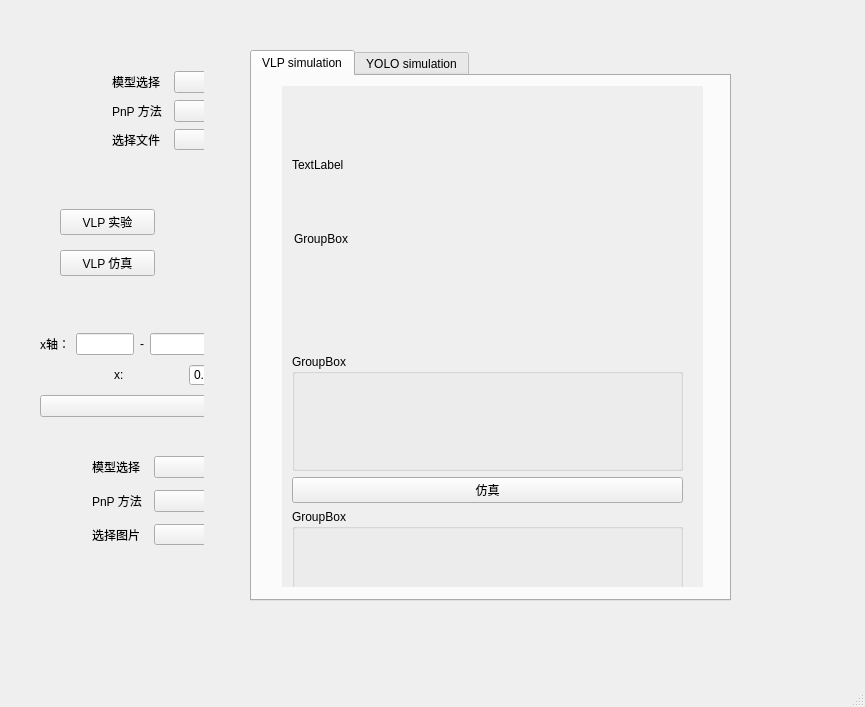
<?xml version="1.0" encoding="UTF-8"?>
<ui version="4.0">
 <class>MainWindow</class>
 <widget class="QMainWindow" name="MainWindow">
  <property name="geometry">
   <rect>
    <x>0</x>
    <y>0</y>
    <width>865</width>
    <height>707</height>
   </rect>
  </property>
  <property name="windowTitle">
   <string>MainWindow</string>
  </property>
  <property name="styleSheet">
   <string notr="true">QFrame{
 border-style:none;
}</string>
  </property>
  <widget class="QWidget" name="centralwidget">
   <widget class="QWidget" name="layoutWidget">
    <property name="geometry">
     <rect>
      <x>20</x>
      <y>10</y>
      <width>741</width>
      <height>651</height>
     </rect>
    </property>
    <layout class="QHBoxLayout" name="horizontalLayout" stretch="1,3">
     <item>
      <widget class="QFrame" name="frame">
       <property name="sizePolicy">
        <sizepolicy hsizetype="Expanding" vsizetype="Expanding">
         <horstretch>0</horstretch>
         <verstretch>0</verstretch>
        </sizepolicy>
       </property>
       <property name="styleSheet">
        <string notr="true"/>
       </property>
       <property name="frameShape">
        <enum>QFrame::StyledPanel</enum>
       </property>
       <property name="frameShadow">
        <enum>QFrame::Raised</enum>
       </property>
       <widget class="QWidget" name="layoutWidget">
        <property name="geometry">
         <rect>
          <x>40</x>
          <y>190</y>
          <width>95</width>
          <height>87</height>
         </rect>
        </property>
        <layout class="QVBoxLayout" name="verticalLayout">
         <item>
          <widget class="QPushButton" name="pushButton">
           <property name="text">
            <string>VLP 实验</string>
           </property>
          </widget>
         </item>
         <item>
          <widget class="QPushButton" name="pushButton_2">
           <property name="text">
            <string>VLP 仿真</string>
           </property>
          </widget>
         </item>
        </layout>
       </widget>
       <widget class="QWidget" name="layoutWidget_2">
        <property name="geometry">
         <rect>
          <x>10</x>
          <y>430</y>
          <width>241</width>
          <height>121</height>
         </rect>
        </property>
        <layout class="QGridLayout" name="gridLayout_2" rowstretch="0,0,0" columnstretch="1,1">
         <property name="sizeConstraint">
          <enum>QLayout::SetDefaultConstraint</enum>
         </property>
         <property name="topMargin">
          <number>10</number>
         </property>
         <property name="rightMargin">
          <number>0</number>
         </property>
         <property name="bottomMargin">
          <number>10</number>
         </property>
         <property name="horizontalSpacing">
          <number>6</number>
         </property>
         <item row="1" column="0">
          <layout class="QHBoxLayout" name="horizontalLayout_2">
           <item>
            <widget class="QLabel" name="label_7">
             <property name="styleSheet">
              <string notr="true">image: url(:/image/way.png);</string>
             </property>
             <property name="text">
              <string/>
             </property>
             <property name="alignment">
              <set>Qt::AlignRight|Qt::AlignTrailing|Qt::AlignVCenter</set>
             </property>
            </widget>
           </item>
           <item>
            <widget class="QLabel" name="label">
             <property name="text">
              <string>PnP 方法</string>
             </property>
            </widget>
           </item>
          </layout>
         </item>
         <item row="2" column="1">
          <widget class="QToolButton" name="toolButton">
           <property name="sizePolicy">
            <sizepolicy hsizetype="Preferred" vsizetype="Fixed">
             <horstretch>0</horstretch>
             <verstretch>0</verstretch>
            </sizepolicy>
           </property>
           <property name="minimumSize">
            <size>
             <width>0</width>
             <height>20</height>
            </size>
           </property>
           <property name="text">
            <string>...</string>
           </property>
          </widget>
         </item>
         <item row="2" column="0">
          <layout class="QHBoxLayout" name="horizontalLayout_4">
           <item>
            <widget class="QLabel" name="label_8">
             <property name="styleSheet">
              <string notr="true">image: url(:/image/dir.png);</string>
             </property>
             <property name="text">
              <string/>
             </property>
             <property name="alignment">
              <set>Qt::AlignRight|Qt::AlignTrailing|Qt::AlignVCenter</set>
             </property>
            </widget>
           </item>
           <item>
            <widget class="QLabel" name="label_5">
             <property name="text">
              <string>选择图片</string>
             </property>
            </widget>
           </item>
          </layout>
         </item>
         <item row="1" column="1">
          <widget class="QComboBox" name="comboBox_2">
           <property name="sizePolicy">
            <sizepolicy hsizetype="Preferred" vsizetype="Fixed">
             <horstretch>0</horstretch>
             <verstretch>0</verstretch>
            </sizepolicy>
           </property>
          </widget>
         </item>
         <item row="0" column="1">
          <widget class="QComboBox" name="comboBox"/>
         </item>
         <item row="0" column="0">
          <layout class="QHBoxLayout" name="horizontalLayout_3">
           <item>
            <widget class="QLabel" name="label_3">
             <property name="styleSheet">
              <string notr="true">image: url(:/image/model.png);</string>
             </property>
             <property name="text">
              <string/>
             </property>
             <property name="alignment">
              <set>Qt::AlignRight|Qt::AlignTrailing|Qt::AlignVCenter</set>
             </property>
            </widget>
           </item>
           <item>
            <widget class="QLabel" name="label_4">
             <property name="text">
              <string>模型选择</string>
             </property>
            </widget>
           </item>
          </layout>
         </item>
        </layout>
       </widget>
       <widget class="QWidget" name="layoutWidget_3">
        <property name="geometry">
         <rect>
          <x>30</x>
          <y>50</y>
          <width>241</width>
          <height>101</height>
         </rect>
        </property>
        <layout class="QGridLayout" name="gridLayout_3" rowstretch="0,0,0" columnstretch="1,1">
         <property name="sizeConstraint">
          <enum>QLayout::SetDefaultConstraint</enum>
         </property>
         <property name="topMargin">
          <number>10</number>
         </property>
         <property name="rightMargin">
          <number>0</number>
         </property>
         <property name="bottomMargin">
          <number>10</number>
         </property>
         <property name="horizontalSpacing">
          <number>6</number>
         </property>
         <item row="1" column="0">
          <layout class="QHBoxLayout" name="horizontalLayout_5">
           <item>
            <widget class="QLabel" name="label_9">
             <property name="styleSheet">
              <string notr="true">image: url(:/image/way.png);</string>
             </property>
             <property name="text">
              <string/>
             </property>
             <property name="alignment">
              <set>Qt::AlignRight|Qt::AlignTrailing|Qt::AlignVCenter</set>
             </property>
            </widget>
           </item>
           <item>
            <widget class="QLabel" name="label_2">
             <property name="text">
              <string>PnP 方法</string>
             </property>
            </widget>
           </item>
          </layout>
         </item>
         <item row="2" column="1">
          <widget class="QToolButton" name="toolButton_2">
           <property name="sizePolicy">
            <sizepolicy hsizetype="Preferred" vsizetype="Fixed">
             <horstretch>0</horstretch>
             <verstretch>0</verstretch>
            </sizepolicy>
           </property>
           <property name="minimumSize">
            <size>
             <width>0</width>
             <height>20</height>
            </size>
           </property>
           <property name="text">
            <string>...</string>
           </property>
          </widget>
         </item>
         <item row="2" column="0">
          <layout class="QHBoxLayout" name="horizontalLayout_6">
           <item>
            <widget class="QLabel" name="label_10">
             <property name="styleSheet">
              <string notr="true">image: url(:/image/dir.png);</string>
             </property>
             <property name="text">
              <string/>
             </property>
             <property name="alignment">
              <set>Qt::AlignRight|Qt::AlignTrailing|Qt::AlignVCenter</set>
             </property>
            </widget>
           </item>
           <item>
            <widget class="QLabel" name="label_6">
             <property name="text">
              <string>选择文件</string>
             </property>
            </widget>
           </item>
          </layout>
         </item>
         <item row="1" column="1">
          <widget class="QComboBox" name="comboBox_3">
           <property name="sizePolicy">
            <sizepolicy hsizetype="Preferred" vsizetype="Fixed">
             <horstretch>0</horstretch>
             <verstretch>0</verstretch>
            </sizepolicy>
           </property>
          </widget>
         </item>
         <item row="0" column="1">
          <widget class="QComboBox" name="comboBox_4"/>
         </item>
         <item row="0" column="0">
          <layout class="QHBoxLayout" name="horizontalLayout_7">
           <item>
            <widget class="QLabel" name="label_11">
             <property name="styleSheet">
              <string notr="true">image: url(:/image/model.png);</string>
             </property>
             <property name="text">
              <string/>
             </property>
             <property name="alignment">
              <set>Qt::AlignRight|Qt::AlignTrailing|Qt::AlignVCenter</set>
             </property>
            </widget>
           </item>
           <item>
            <widget class="QLabel" name="label_12">
             <property name="text">
              <string>模型选择</string>
             </property>
            </widget>
           </item>
          </layout>
         </item>
        </layout>
       </widget>
       <widget class="QWidget" name="layoutWidget_5">
        <property name="geometry">
         <rect>
          <x>20</x>
          <y>320</y>
          <width>514</width>
          <height>92</height>
         </rect>
        </property>
        <layout class="QVBoxLayout" name="verticalLayout_12">
         <item>
          <layout class="QHBoxLayout" name="horizontalLayout_8">
           <item>
            <widget class="QLabel" name="label_14">
             <property name="text">
              <string>x轴：</string>
             </property>
            </widget>
           </item>
           <item>
            <widget class="QLineEdit" name="lineEdit_5"/>
           </item>
           <item>
            <widget class="QLabel" name="label_15">
             <property name="text">
              <string>-</string>
             </property>
            </widget>
           </item>
           <item>
            <widget class="QLineEdit" name="lineEdit_6"/>
           </item>
           <item>
            <widget class="QLabel" name="label_16">
             <property name="text">
              <string>y轴：</string>
             </property>
            </widget>
           </item>
           <item>
            <widget class="QLineEdit" name="lineEdit_3"/>
           </item>
           <item>
            <widget class="QLabel" name="label_17">
             <property name="text">
              <string>-</string>
             </property>
            </widget>
           </item>
           <item>
            <widget class="QLineEdit" name="lineEdit_4"/>
           </item>
           <item>
            <widget class="QLabel" name="label_18">
             <property name="text">
              <string>z轴：</string>
             </property>
            </widget>
           </item>
           <item>
            <widget class="QLineEdit" name="lineEdit"/>
           </item>
           <item>
            <widget class="QLabel" name="label_19">
             <property name="text">
              <string>-</string>
             </property>
            </widget>
           </item>
           <item>
            <widget class="QLineEdit" name="lineEdit_2"/>
           </item>
          </layout>
         </item>
         <item>
          <layout class="QVBoxLayout" name="verticalLayout_13">
           <item>
            <layout class="QHBoxLayout" name="horizontalLayout_9">
             <item>
              <widget class="QLabel" name="label_20">
               <property name="text">
                <string/>
               </property>
              </widget>
             </item>
             <item>
              <widget class="QLabel" name="label_21">
               <property name="text">
                <string>x:</string>
               </property>
              </widget>
             </item>
             <item>
              <widget class="QDoubleSpinBox" name="doubleSpinBox"/>
             </item>
             <item>
              <widget class="QLabel" name="label_22">
               <property name="text">
                <string>y:</string>
               </property>
              </widget>
             </item>
             <item>
              <widget class="QDoubleSpinBox" name="doubleSpinBox_2"/>
             </item>
             <item>
              <widget class="QLabel" name="label_23">
               <property name="text">
                <string>z:</string>
               </property>
              </widget>
             </item>
             <item>
              <widget class="QDoubleSpinBox" name="doubleSpinBox_3"/>
             </item>
            </layout>
           </item>
          </layout>
         </item>
         <item>
          <widget class="QPushButton" name="pushButton_6">
           <property name="text">
            <string>+</string>
           </property>
          </widget>
         </item>
        </layout>
       </widget>
      </widget>
     </item>
     <item>
      <widget class="QFrame" name="frame_2">
       <property name="sizePolicy">
        <sizepolicy hsizetype="Expanding" vsizetype="Expanding">
         <horstretch>0</horstretch>
         <verstretch>0</verstretch>
        </sizepolicy>
       </property>
       <property name="styleSheet">
        <string notr="true"/>
       </property>
       <property name="frameShape">
        <enum>QFrame::StyledPanel</enum>
       </property>
       <property name="frameShadow">
        <enum>QFrame::Raised</enum>
       </property>
       <widget class="QWidget" name="verticalLayoutWidget">
        <property name="geometry">
         <rect>
          <x>10</x>
          <y>10</y>
          <width>531</width>
          <height>611</height>
         </rect>
        </property>
        <layout class="QVBoxLayout" name="verticalLayout_2">
         <item>
          <widget class="QStackedWidget" name="stackedWidget">
           <property name="currentIndex">
            <number>1</number>
           </property>
           <widget class="QWidget" name="page">
            <widget class="QWidget" name="verticalLayoutWidget_3">
             <property name="geometry">
              <rect>
               <x>20</x>
               <y>20</y>
               <width>481</width>
               <height>561</height>
              </rect>
             </property>
             <layout class="QVBoxLayout" name="verticalLayout_5">
              <item>
               <widget class="QTabWidget" name="tabWidget">
                <property name="currentIndex">
                 <number>1</number>
                </property>
                <widget class="QWidget" name="tab">
                 <attribute name="title">
                  <string>single testing</string>
                 </attribute>
                 <widget class="QWidget" name="verticalLayoutWidget_2">
                  <property name="geometry">
                   <rect>
                    <x>50</x>
                    <y>30</y>
                    <width>371</width>
                    <height>481</height>
                   </rect>
                  </property>
                  <layout class="QVBoxLayout" name="verticalLayout_4">
                   <item>
                    <widget class="QScrollArea" name="scrollArea_2">
                     <property name="widgetResizable">
                      <bool>true</bool>
                     </property>
                     <widget class="QWidget" name="scrollAreaWidgetContents_2">
                      <property name="geometry">
                       <rect>
                        <x>0</x>
                        <y>0</y>
                        <width>369</width>
                        <height>479</height>
                       </rect>
                      </property>
                      <widget class="QWidget" name="layoutWidget">
                       <property name="geometry">
                        <rect>
                         <x>32</x>
                         <y>17</y>
                         <width>311</width>
                         <height>441</height>
                        </rect>
                       </property>
                       <layout class="QVBoxLayout" name="verticalLayout_3">
                        <property name="leftMargin">
                         <number>10</number>
                        </property>
                        <property name="rightMargin">
                         <number>10</number>
                        </property>
                        <property name="bottomMargin">
                         <number>0</number>
                        </property>
                        <item>
                         <widget class="QGroupBox" name="groupBox_2">
                          <property name="title">
                           <string>GroupBox</string>
                          </property>
                         </widget>
                        </item>
                        <item>
                         <widget class="QLabel" name="label_input_img">
                          <property name="text">
                           <string/>
                          </property>
                         </widget>
                        </item>
                        <item>
                         <widget class="QPushButton" name="pushButton_3">
                          <property name="text">
                           <string>PushButton</string>
                          </property>
                         </widget>
                        </item>
                        <item>
                         <widget class="QLabel" name="label_result">
                          <property name="text">
                           <string>Pos:
Err:
Time:</string>
                          </property>
                         </widget>
                        </item>
                        <item>
                         <widget class="QGroupBox" name="groupBox">
                          <property name="title">
                           <string>GroupBox</string>
                          </property>
                         </widget>
                        </item>
                       </layout>
                      </widget>
                     </widget>
                    </widget>
                   </item>
                  </layout>
                 </widget>
                </widget>
                <widget class="QWidget" name="tab_2">
                 <attribute name="title">
                  <string>batch testing  </string>
                 </attribute>
                 <widget class="QWidget" name="verticalLayoutWidget_5">
                  <property name="geometry">
                   <rect>
                    <x>50</x>
                    <y>20</y>
                    <width>371</width>
                    <height>361</height>
                   </rect>
                  </property>
                  <layout class="QVBoxLayout" name="verticalLayout_7">
                   <item>
                    <widget class="QScrollArea" name="scrollArea_3">
                     <property name="widgetResizable">
                      <bool>true</bool>
                     </property>
                     <widget class="QWidget" name="scrollAreaWidgetContents_3">
                      <property name="geometry">
                       <rect>
                        <x>0</x>
                        <y>0</y>
                        <width>369</width>
                        <height>359</height>
                       </rect>
                      </property>
                      <widget class="QWidget" name="layoutWidget">
                       <property name="geometry">
                        <rect>
                         <x>40</x>
                         <y>40</y>
                         <width>301</width>
                         <height>301</height>
                        </rect>
                       </property>
                       <layout class="QVBoxLayout" name="verticalLayout_10">
                        <property name="leftMargin">
                         <number>10</number>
                        </property>
                        <property name="rightMargin">
                         <number>10</number>
                        </property>
                        <item>
                         <widget class="QGroupBox" name="groupBox_3">
                          <property name="title">
                           <string>GroupBox</string>
                          </property>
                         </widget>
                        </item>
                        <item>
                         <widget class="QPushButton" name="pushButton_5">
                          <property name="text">
                           <string>PushButton</string>
                          </property>
                         </widget>
                        </item>
                        <item>
                         <widget class="QGroupBox" name="groupBox_4">
                          <property name="title">
                           <string>GroupBox</string>
                          </property>
                         </widget>
                        </item>
                       </layout>
                      </widget>
                     </widget>
                    </widget>
                   </item>
                  </layout>
                 </widget>
                </widget>
               </widget>
              </item>
             </layout>
            </widget>
           </widget>
           <widget class="QWidget" name="page_2">
            <widget class="QWidget" name="verticalLayoutWidget_4">
             <property name="geometry">
              <rect>
               <x>30</x>
               <y>30</y>
               <width>481</width>
               <height>551</height>
              </rect>
             </property>
             <layout class="QVBoxLayout" name="verticalLayout_6">
              <item>
               <widget class="QTabWidget" name="tabWidget_2">
                <property name="currentIndex">
                 <number>0</number>
                </property>
                <widget class="QWidget" name="tab_3">
                 <attribute name="title">
                  <string>VLP simulation</string>
                 </attribute>
                 <widget class="QWidget" name="verticalLayoutWidget_6">
                  <property name="geometry">
                   <rect>
                    <x>30</x>
                    <y>10</y>
                    <width>421</width>
                    <height>501</height>
                   </rect>
                  </property>
                  <layout class="QVBoxLayout" name="verticalLayout_8">
                   <item>
                    <widget class="QScrollArea" name="scrollArea_4">
                     <property name="widgetResizable">
                      <bool>true</bool>
                     </property>
                     <widget class="QWidget" name="scrollAreaWidgetContents_5">
                      <property name="geometry">
                       <rect>
                        <x>0</x>
                        <y>0</y>
                        <width>419</width>
                        <height>499</height>
                       </rect>
                      </property>
                      <widget class="QWidget" name="layoutWidget_4">
                       <property name="geometry">
                        <rect>
                         <x>10</x>
                         <y>20</y>
                         <width>391</width>
                         <height>521</height>
                        </rect>
                       </property>
                       <layout class="QVBoxLayout" name="verticalLayout_11">
                        <item>
                         <widget class="QLabel" name="label_13">
                          <property name="text">
                           <string>TextLabel</string>
                          </property>
                         </widget>
                        </item>
                        <item>
                         <widget class="QGroupBox" name="groupBox_5">
                          <property name="styleSheet">
                           <string notr="true">#groupBox_5{
border-style:none;
}
</string>
                          </property>
                          <property name="title">
                           <string>GroupBox</string>
                          </property>
                         </widget>
                        </item>
                        <item>
                         <widget class="QGroupBox" name="groupBox_6">
                          <property name="title">
                           <string>GroupBox</string>
                          </property>
                         </widget>
                        </item>
                        <item>
                         <widget class="QPushButton" name="pushButton_7">
                          <property name="text">
                           <string>仿真</string>
                          </property>
                         </widget>
                        </item>
                        <item>
                         <widget class="QGroupBox" name="groupBox_7">
                          <property name="title">
                           <string>GroupBox</string>
                          </property>
                         </widget>
                        </item>
                       </layout>
                      </widget>
                     </widget>
                    </widget>
                   </item>
                  </layout>
                 </widget>
                </widget>
                <widget class="QWidget" name="tab_4">
                 <attribute name="title">
                  <string>YOLO simulation</string>
                 </attribute>
                 <widget class="QWidget" name="verticalLayoutWidget_7">
                  <property name="geometry">
                   <rect>
                    <x>40</x>
                    <y>20</y>
                    <width>341</width>
                    <height>481</height>
                   </rect>
                  </property>
                  <layout class="QVBoxLayout" name="verticalLayout_9">
                   <item>
                    <widget class="QScrollArea" name="scrollArea_5">
                     <property name="widgetResizable">
                      <bool>true</bool>
                     </property>
                     <widget class="QWidget" name="scrollAreaWidgetContents_6">
                      <property name="geometry">
                       <rect>
                        <x>0</x>
                        <y>0</y>
                        <width>339</width>
                        <height>479</height>
                       </rect>
                      </property>
                      <widget class="QWidget" name="verticalLayoutWidget_8">
                       <property name="geometry">
                        <rect>
                         <x>80</x>
                         <y>170</y>
                         <width>160</width>
                         <height>80</height>
                        </rect>
                       </property>
                       <layout class="QVBoxLayout" name="verticalLayout_14"/>
                      </widget>
                     </widget>
                    </widget>
                   </item>
                  </layout>
                 </widget>
                </widget>
               </widget>
              </item>
             </layout>
            </widget>
           </widget>
          </widget>
         </item>
        </layout>
       </widget>
      </widget>
     </item>
    </layout>
   </widget>
   <widget class="QLabel" name="label_loading">
    <property name="geometry">
     <rect>
      <x>-30</x>
      <y>70</y>
      <width>91</width>
      <height>51</height>
     </rect>
    </property>
    <property name="text">
     <string/>
    </property>
   </widget>
  </widget>
  <widget class="QMenuBar" name="menubar">
   <property name="geometry">
    <rect>
     <x>0</x>
     <y>0</y>
     <width>865</width>
     <height>23</height>
    </rect>
   </property>
  </widget>
  <widget class="QStatusBar" name="statusbar"/>
 </widget>
 <resources>
  <include location="image/res.qrc"/>
 </resources>
 <connections/>
</ui>
